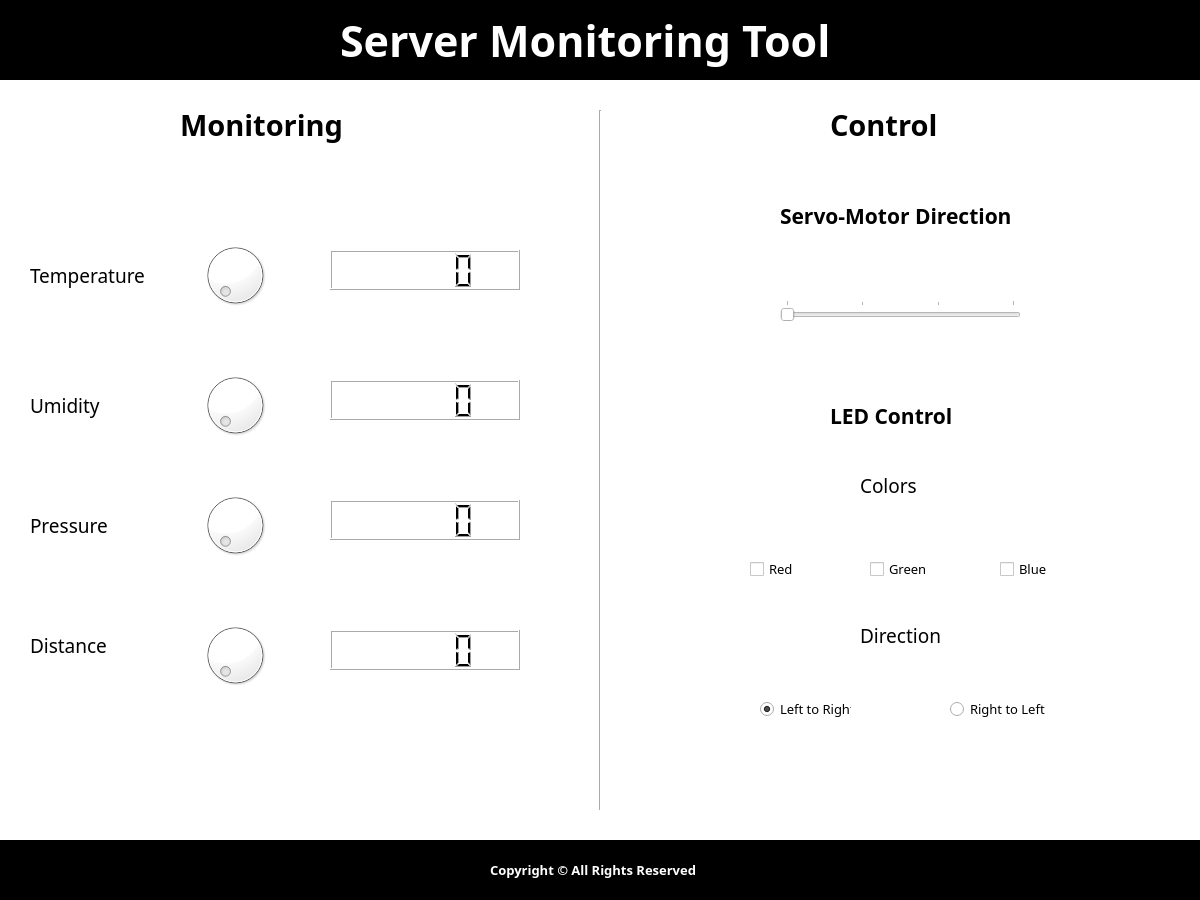
<?xml version="1.0" encoding="UTF-8"?>
<ui version="4.0">
 <class>MainWindow</class>
 <widget class="QMainWindow" name="MainWindow">
  <property name="geometry">
   <rect>
    <x>0</x>
    <y>0</y>
    <width>1200</width>
    <height>900</height>
   </rect>
  </property>
  <property name="windowTitle">
   <string>MainWindow</string>
  </property>
  <widget class="QWidget" name="centralwidget">
   <property name="font">
    <font>
     <family>Lucida Sans</family>
    </font>
   </property>
   <property name="styleSheet">
    <string notr="true">background-color: rgb(255, 255, 255);</string>
   </property>
   <widget class="QWidget" name="w_Header" native="true">
    <property name="geometry">
     <rect>
      <x>0</x>
      <y>0</y>
      <width>1200</width>
      <height>80</height>
     </rect>
    </property>
    <property name="styleSheet">
     <string notr="true">background-color: rgb(0, 0, 0);</string>
    </property>
    <widget class="QLabel" name="lblTitle">
     <property name="geometry">
      <rect>
       <x>340</x>
       <y>0</y>
       <width>520</width>
       <height>80</height>
      </rect>
     </property>
     <property name="font">
      <font>
       <family>Lucida Sans</family>
       <pointsize>32</pointsize>
       <weight>75</weight>
       <bold>true</bold>
      </font>
     </property>
     <property name="styleSheet">
      <string notr="true">color: rgb(255, 255, 255);</string>
     </property>
     <property name="text">
      <string>Server Monitoring Tool</string>
     </property>
    </widget>
   </widget>
   <widget class="QWidget" name="w_Footer" native="true">
    <property name="geometry">
     <rect>
      <x>0</x>
      <y>840</y>
      <width>1200</width>
      <height>60</height>
     </rect>
    </property>
    <property name="styleSheet">
     <string notr="true">background-color: rgb(0, 0, 0);</string>
    </property>
    <widget class="QLabel" name="label_4">
     <property name="geometry">
      <rect>
       <x>490</x>
       <y>20</y>
       <width>220</width>
       <height>20</height>
      </rect>
     </property>
     <property name="font">
      <font>
       <family>Lucida Sans</family>
       <pointsize>10</pointsize>
       <weight>75</weight>
       <bold>true</bold>
      </font>
     </property>
     <property name="styleSheet">
      <string notr="true">color: rgb(255, 255, 255);</string>
     </property>
     <property name="text">
      <string>Copyright © All Rights Reserved</string>
     </property>
    </widget>
   </widget>
   <widget class="QWidget" name="widget" native="true">
    <property name="geometry">
     <rect>
      <x>0</x>
      <y>80</y>
      <width>1200</width>
      <height>760</height>
     </rect>
    </property>
    <widget class="QLabel" name="lblTemp">
     <property name="geometry">
      <rect>
       <x>30</x>
       <y>170</y>
       <width>130</width>
       <height>50</height>
      </rect>
     </property>
     <property name="font">
      <font>
       <family>Lucida Sans</family>
       <pointsize>14</pointsize>
      </font>
     </property>
     <property name="text">
      <string>Temperature</string>
     </property>
    </widget>
    <widget class="QLabel" name="lblUmid">
     <property name="geometry">
      <rect>
       <x>30</x>
       <y>300</y>
       <width>130</width>
       <height>50</height>
      </rect>
     </property>
     <property name="font">
      <font>
       <family>Lucida Sans</family>
       <pointsize>14</pointsize>
      </font>
     </property>
     <property name="text">
      <string>Umidity</string>
     </property>
    </widget>
    <widget class="QLabel" name="lblPress">
     <property name="geometry">
      <rect>
       <x>30</x>
       <y>420</y>
       <width>130</width>
       <height>50</height>
      </rect>
     </property>
     <property name="font">
      <font>
       <family>Lucida Sans</family>
       <pointsize>14</pointsize>
      </font>
     </property>
     <property name="text">
      <string>Pressure</string>
     </property>
    </widget>
    <widget class="QLabel" name="lblDist">
     <property name="geometry">
      <rect>
       <x>30</x>
       <y>540</y>
       <width>130</width>
       <height>50</height>
      </rect>
     </property>
     <property name="font">
      <font>
       <family>Lucida Sans</family>
       <pointsize>14</pointsize>
      </font>
     </property>
     <property name="text">
      <string>Distance</string>
     </property>
    </widget>
    <widget class="QDial" name="dialTemp">
     <property name="geometry">
      <rect>
       <x>200</x>
       <y>150</y>
       <width>70</width>
       <height>90</height>
      </rect>
     </property>
    </widget>
    <widget class="QDial" name="dialUmid">
     <property name="geometry">
      <rect>
       <x>200</x>
       <y>280</y>
       <width>70</width>
       <height>90</height>
      </rect>
     </property>
    </widget>
    <widget class="QDial" name="dialPress">
     <property name="geometry">
      <rect>
       <x>200</x>
       <y>400</y>
       <width>70</width>
       <height>90</height>
      </rect>
     </property>
    </widget>
    <widget class="QDial" name="dialDist">
     <property name="geometry">
      <rect>
       <x>200</x>
       <y>530</y>
       <width>70</width>
       <height>90</height>
      </rect>
     </property>
    </widget>
    <widget class="QLCDNumber" name="lcdTemp">
     <property name="geometry">
      <rect>
       <x>330</x>
       <y>170</y>
       <width>190</width>
       <height>40</height>
      </rect>
     </property>
    </widget>
    <widget class="QLCDNumber" name="lcdUmid">
     <property name="geometry">
      <rect>
       <x>330</x>
       <y>300</y>
       <width>190</width>
       <height>40</height>
      </rect>
     </property>
    </widget>
    <widget class="QLCDNumber" name="lcdPress">
     <property name="geometry">
      <rect>
       <x>330</x>
       <y>420</y>
       <width>190</width>
       <height>40</height>
      </rect>
     </property>
    </widget>
    <widget class="QLCDNumber" name="lcdDist">
     <property name="geometry">
      <rect>
       <x>330</x>
       <y>550</y>
       <width>190</width>
       <height>40</height>
      </rect>
     </property>
    </widget>
    <widget class="Line" name="line">
     <property name="geometry">
      <rect>
       <x>595</x>
       <y>30</y>
       <width>10</width>
       <height>700</height>
      </rect>
     </property>
     <property name="orientation">
      <enum>Qt::Vertical</enum>
     </property>
    </widget>
    <widget class="QLabel" name="lblMotor">
     <property name="geometry">
      <rect>
       <x>780</x>
       <y>110</y>
       <width>251</width>
       <height>51</height>
      </rect>
     </property>
     <property name="font">
      <font>
       <family>Lucida Sans</family>
       <pointsize>16</pointsize>
       <weight>75</weight>
       <bold>true</bold>
      </font>
     </property>
     <property name="text">
      <string>Servo-Motor Direction</string>
     </property>
    </widget>
    <widget class="QSlider" name="sliderMotor">
     <property name="geometry">
      <rect>
       <x>780</x>
       <y>220</y>
       <width>241</width>
       <height>22</height>
      </rect>
     </property>
     <property name="maximum">
      <number>3</number>
     </property>
     <property name="pageStep">
      <number>1</number>
     </property>
     <property name="orientation">
      <enum>Qt::Horizontal</enum>
     </property>
     <property name="tickPosition">
      <enum>QSlider::TicksAbove</enum>
     </property>
    </widget>
    <widget class="QLabel" name="lblLed">
     <property name="geometry">
      <rect>
       <x>830</x>
       <y>310</y>
       <width>211</width>
       <height>51</height>
      </rect>
     </property>
     <property name="font">
      <font>
       <family>Lucida Sans</family>
       <pointsize>16</pointsize>
       <weight>75</weight>
       <bold>true</bold>
      </font>
     </property>
     <property name="text">
      <string>LED Control</string>
     </property>
    </widget>
    <widget class="QLabel" name="lblColors">
     <property name="geometry">
      <rect>
       <x>860</x>
       <y>380</y>
       <width>101</width>
       <height>51</height>
      </rect>
     </property>
     <property name="font">
      <font>
       <family>Lucida Sans</family>
       <pointsize>14</pointsize>
      </font>
     </property>
     <property name="text">
      <string>Colors</string>
     </property>
    </widget>
    <widget class="QCheckBox" name="chkRed">
     <property name="geometry">
      <rect>
       <x>750</x>
       <y>480</y>
       <width>70</width>
       <height>18</height>
      </rect>
     </property>
     <property name="font">
      <font>
       <family>Lucida Sans</family>
       <pointsize>10</pointsize>
      </font>
     </property>
     <property name="text">
      <string>Red</string>
     </property>
    </widget>
    <widget class="QCheckBox" name="chkGreen">
     <property name="geometry">
      <rect>
       <x>870</x>
       <y>480</y>
       <width>70</width>
       <height>18</height>
      </rect>
     </property>
     <property name="font">
      <font>
       <family>Lucida Sans</family>
       <pointsize>10</pointsize>
      </font>
     </property>
     <property name="text">
      <string>Green</string>
     </property>
    </widget>
    <widget class="QCheckBox" name="chkBlue">
     <property name="geometry">
      <rect>
       <x>1000</x>
       <y>480</y>
       <width>70</width>
       <height>18</height>
      </rect>
     </property>
     <property name="font">
      <font>
       <family>Lucida Sans</family>
       <pointsize>10</pointsize>
      </font>
     </property>
     <property name="text">
      <string>Blue</string>
     </property>
    </widget>
    <widget class="QLabel" name="lblDirection">
     <property name="geometry">
      <rect>
       <x>860</x>
       <y>530</y>
       <width>101</width>
       <height>51</height>
      </rect>
     </property>
     <property name="font">
      <font>
       <family>Lucida Sans</family>
       <pointsize>14</pointsize>
      </font>
     </property>
     <property name="text">
      <string>Direction</string>
     </property>
    </widget>
    <widget class="QRadioButton" name="rdLeftToRight">
     <property name="geometry">
      <rect>
       <x>760</x>
       <y>620</y>
       <width>91</width>
       <height>18</height>
      </rect>
     </property>
     <property name="font">
      <font>
       <family>Lucida Sans</family>
       <pointsize>10</pointsize>
      </font>
     </property>
     <property name="text">
      <string>Left to Right</string>
     </property>
     <property name="checked">
      <bool>true</bool>
     </property>
    </widget>
    <widget class="QRadioButton" name="rdRightToLeft">
     <property name="geometry">
      <rect>
       <x>950</x>
       <y>620</y>
       <width>101</width>
       <height>18</height>
      </rect>
     </property>
     <property name="font">
      <font>
       <family>Lucida Sans</family>
       <pointsize>10</pointsize>
      </font>
     </property>
     <property name="text">
      <string>Right to Left</string>
     </property>
    </widget>
    <widget class="QLabel" name="lblMonitoring">
     <property name="geometry">
      <rect>
       <x>180</x>
       <y>20</y>
       <width>180</width>
       <height>50</height>
      </rect>
     </property>
     <property name="font">
      <font>
       <family>Lucida Sans</family>
       <pointsize>22</pointsize>
       <weight>75</weight>
       <bold>true</bold>
      </font>
     </property>
     <property name="text">
      <string>Monitoring</string>
     </property>
    </widget>
    <widget class="QLabel" name="lblControl">
     <property name="geometry">
      <rect>
       <x>830</x>
       <y>20</y>
       <width>130</width>
       <height>50</height>
      </rect>
     </property>
     <property name="font">
      <font>
       <family>Lucida Sans</family>
       <pointsize>22</pointsize>
       <weight>75</weight>
       <bold>true</bold>
      </font>
     </property>
     <property name="text">
      <string>Control</string>
     </property>
    </widget>
   </widget>
  </widget>
 </widget>
 <resources/>
 <connections/>
</ui>
